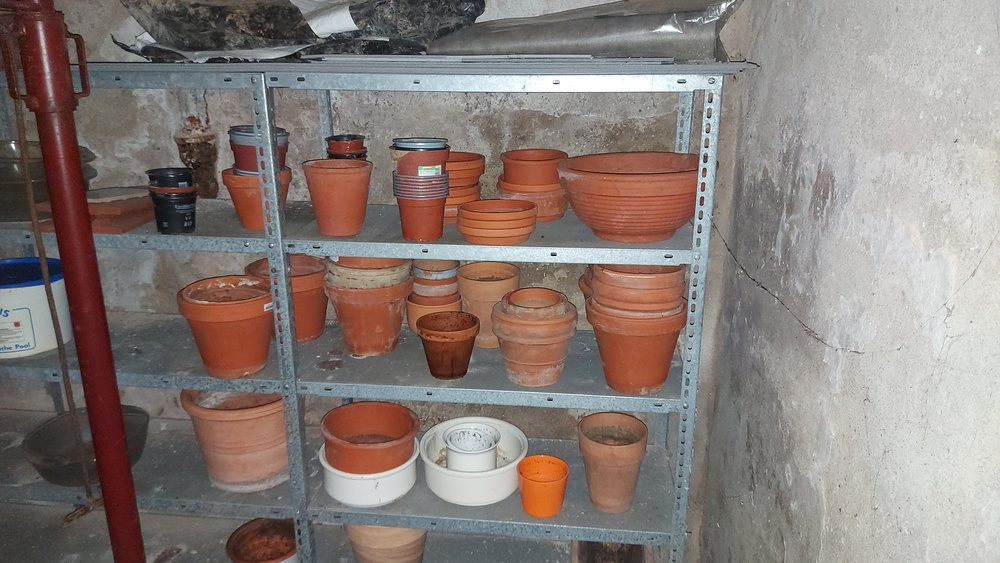
%> input picture image-enhancements/images/FlowerPotsBright.jpg, 1000 x 563 px, shrunk from 4624 x 2604 before the run, given in place of FilingCabinet.jpg, which was not available
$ octave image_enhancements.m   (GNU Octave 9; MATLAB toolbox functions it lacks are replaced by stand-ins)
%> lines starting %> are read from the running program, lines starting %| are printed output that depends on the picture; pictures that were not available may be replaced by others from this repository, and a replacement may not be noted
%% SECTION 1: ROTATION, FLIPPING, & SORTING
% Read original image
img = imread('FilingCabinet.jpg');
%> img is the input picture: size 563x1000x3 uint8; mean R, G, B 136.1, 124.3, 119.7
figure(1); imshow(img); title('Original Image');

% Part (a): Rotate 90 degrees clockwise
rotated_img = fliplr(permute(img, [2, 1, 3]));
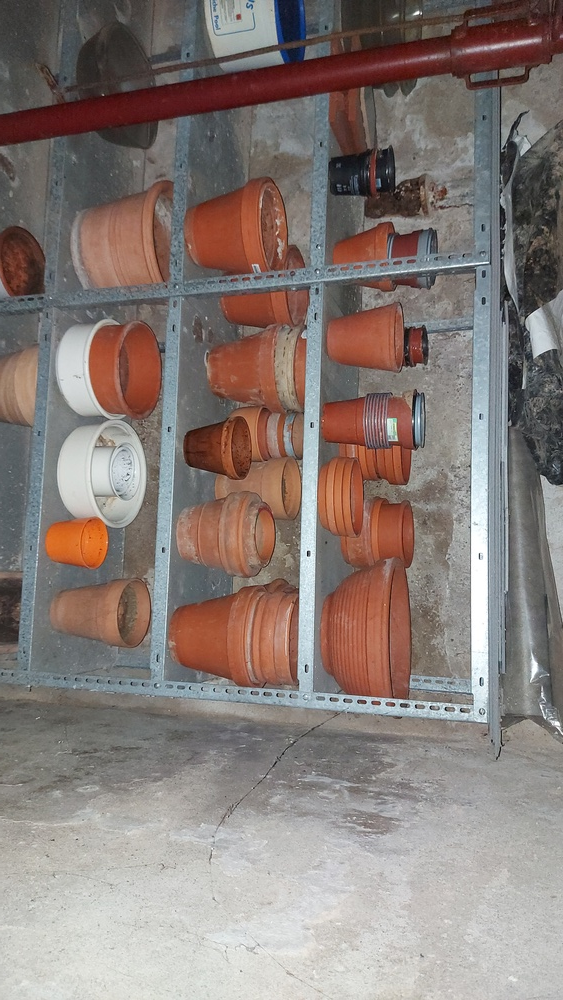
%> rotated_img: size 1000x563x3 uint8; mean R, G, B 136.1, 124.3, 119.7; mean of the top-left, top-right, bottom-left and bottom-right quarters 99.4, 100.2, 150.2, 156.9
figure(2); imshow(rotated_img); title('Rotated Image (90° Clockwise)');

% Part (b): Flip rotated image horizontally & vertically
flipped_img = flipud(fliplr(rotated_img));
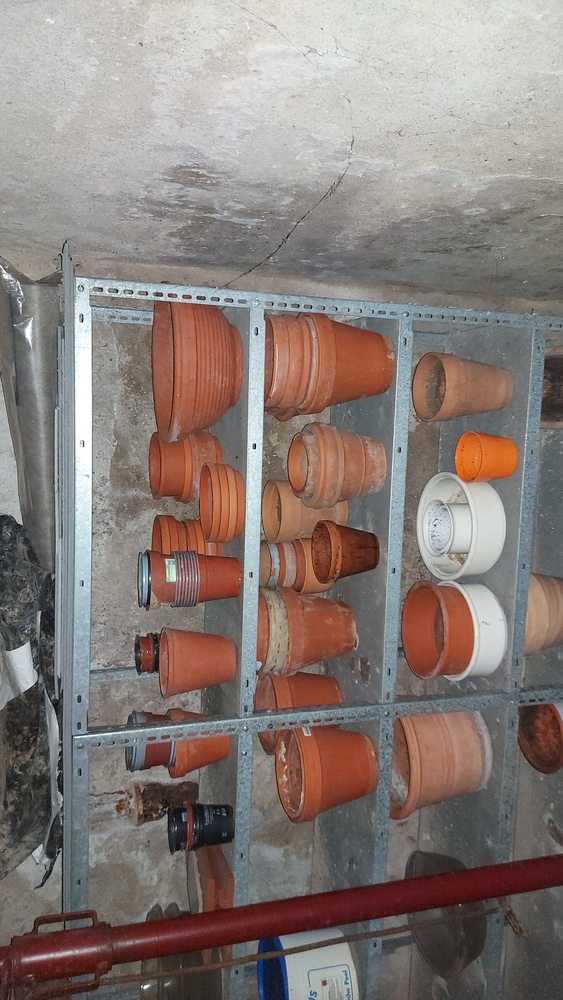
%> flipped_img: size 1000x563x3 uint8; mean R, G, B 136.1, 124.3, 119.7; mean of the top-left, top-right, bottom-left and bottom-right quarters 156.9, 150.2, 100.2, 99.4
figure(3); imshow(flipped_img); title('Flipped Rotated Image');

% Part (c): Convert to grayscale and sort rows/columns
gray_image = rgb2gray(rotated_img);
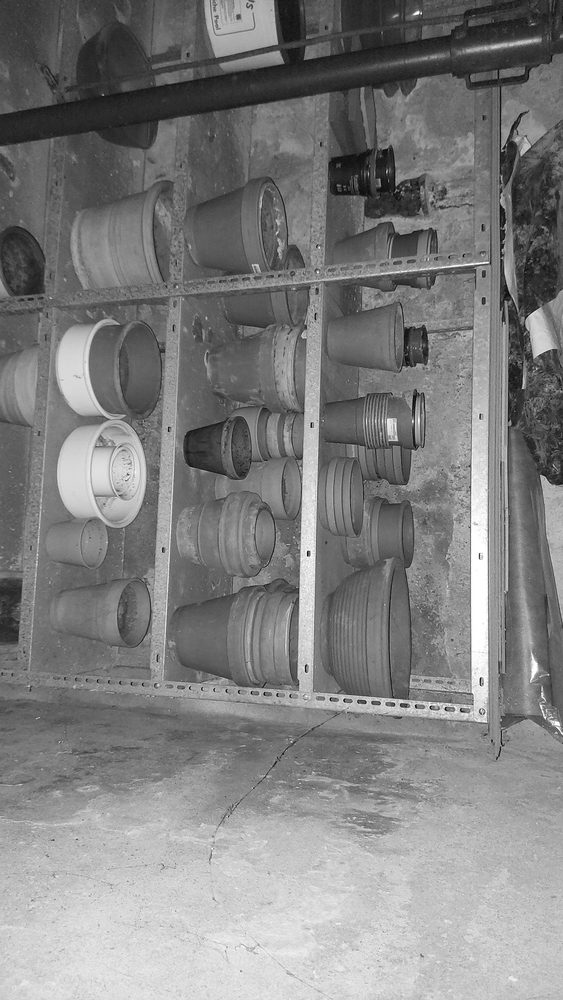
%> gray_image: size 1000x563 uint8; min 1, max 255, mean 127.3
sorted_columns = sort(gray_image, 1);
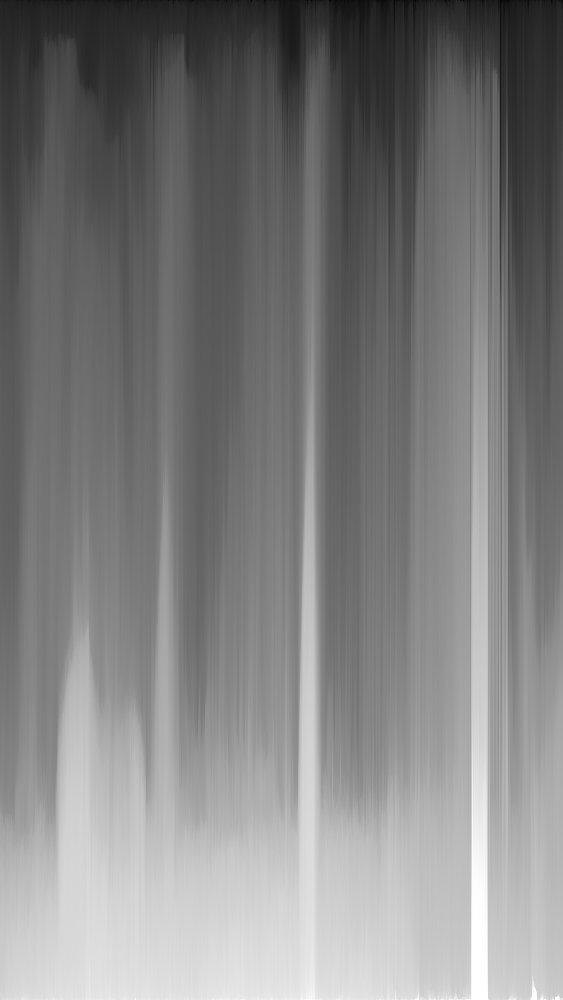
%> sorted_columns: size 1000x563 uint8; min 1, max 255, mean 127.3; mean of the top-left, top-right, bottom-left and bottom-right quarters 86.7, 90.4, 164.5, 167.5
sorted_rows = sort(gray_image, 2);
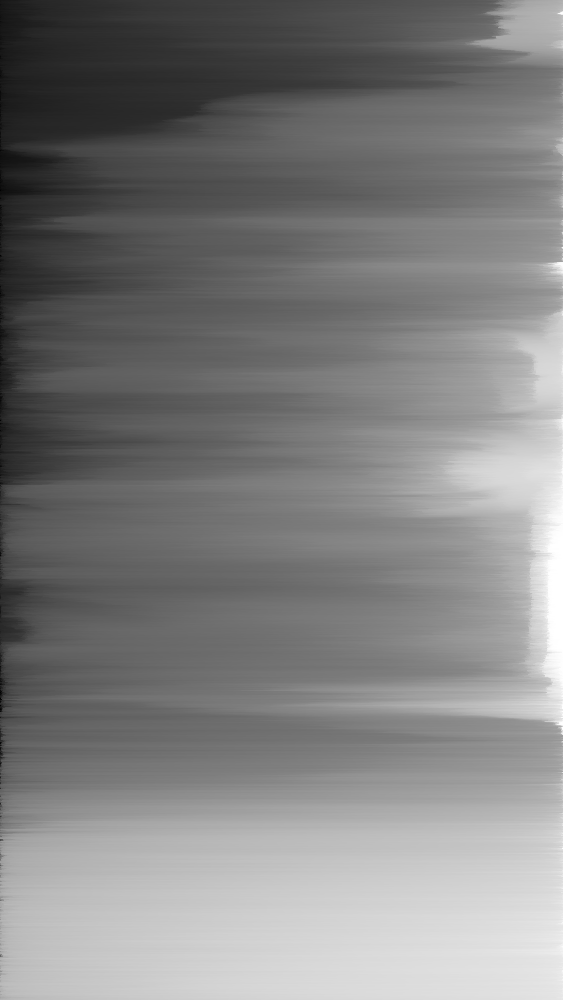
%> sorted_rows: size 1000x563 uint8; min 1, max 255, mean 127.3; mean of the top-left, top-right, bottom-left and bottom-right quarters 72, 128.1, 136.9, 171.9

figure(4);
subplot(1, 2, 1); imshow(sorted_columns); title('Sorted Columns');
subplot(1, 2, 2); imshow(sorted_rows); title('Sorted Rows');

%% SECTION 2: ARITHMETIC OPERATIONS & CONTRAST
%> (the run ends here)
